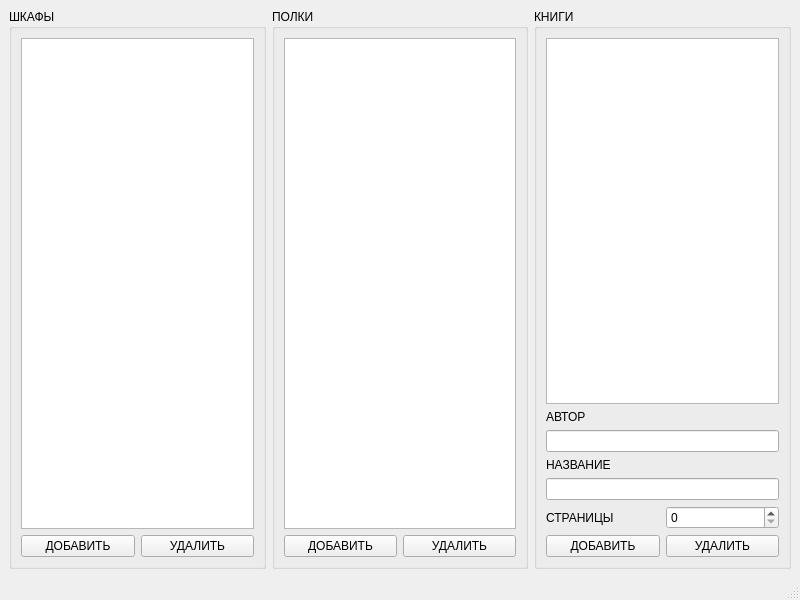
<?xml version="1.0" encoding="UTF-8"?>
<ui version="4.0">
 <class>MainWindow</class>
 <widget class="QMainWindow" name="MainWindow">
  <property name="geometry">
   <rect>
    <x>0</x>
    <y>0</y>
    <width>800</width>
    <height>600</height>
   </rect>
  </property>
  <property name="windowTitle">
   <string>MainWindow</string>
  </property>
  <widget class="QWidget" name="centralwidget">
   <layout class="QHBoxLayout" name="horizontalLayout">
    <item>
     <layout class="QVBoxLayout" name="verticalLayout">
      <item>
       <widget class="QGroupBox" name="groupBox_Bshelf">
        <property name="title">
         <string>ШКАФЫ</string>
        </property>
        <layout class="QVBoxLayout" name="verticalLayout_4">
         <item>
          <widget class="QListWidget" name="listWidget_Bshelf"/>
         </item>
         <item>
          <layout class="QHBoxLayout" name="horizontalLayout_5">
           <item>
            <widget class="QPushButton" name="pushButton_add_Bshelf">
             <property name="text">
              <string>ДОБАВИТЬ</string>
             </property>
            </widget>
           </item>
           <item>
            <widget class="QPushButton" name="pushButton_dell_Bshelf">
             <property name="text">
              <string>УДАЛИТЬ</string>
             </property>
            </widget>
           </item>
          </layout>
         </item>
        </layout>
       </widget>
      </item>
     </layout>
    </item>
    <item>
     <layout class="QVBoxLayout" name="verticalLayout_2">
      <item>
       <widget class="QGroupBox" name="groupBox_shelf">
        <property name="title">
         <string>ПОЛКИ</string>
        </property>
        <layout class="QVBoxLayout" name="verticalLayout_5">
         <item>
          <widget class="QListWidget" name="listWidget_shelf"/>
         </item>
         <item>
          <layout class="QHBoxLayout" name="horizontalLayout_6">
           <item>
            <widget class="QPushButton" name="pushButton_add_shelf">
             <property name="styleSheet">
              <string notr="true"/>
             </property>
             <property name="text">
              <string>ДОБАВИТЬ</string>
             </property>
            </widget>
           </item>
           <item>
            <widget class="QPushButton" name="pushButton_dell_shelf">
             <property name="text">
              <string>УДАЛИТЬ</string>
             </property>
            </widget>
           </item>
          </layout>
         </item>
        </layout>
       </widget>
      </item>
     </layout>
    </item>
    <item>
     <layout class="QVBoxLayout" name="verticalLayout_3">
      <item>
       <widget class="QGroupBox" name="groupBox_book">
        <property name="title">
         <string>КНИГИ</string>
        </property>
        <layout class="QVBoxLayout" name="verticalLayout_6">
         <item>
          <widget class="QListWidget" name="listWidget_book"/>
         </item>
         <item>
          <widget class="QLabel" name="label_author">
           <property name="text">
            <string>АВТОР</string>
           </property>
          </widget>
         </item>
         <item>
          <widget class="QLineEdit" name="lineEdit_author"/>
         </item>
         <item>
          <widget class="QLabel" name="label_name">
           <property name="text">
            <string>НАЗВАНИЕ</string>
           </property>
          </widget>
         </item>
         <item>
          <widget class="QLineEdit" name="lineEdit_name"/>
         </item>
         <item>
          <layout class="QHBoxLayout" name="horizontalLayout_7">
           <item>
            <widget class="QLabel" name="label_pages">
             <property name="text">
              <string>СТРАНИЦЫ</string>
             </property>
            </widget>
           </item>
           <item>
            <widget class="QSpinBox" name="spinBox_pages">
             <property name="maximum">
              <number>50000</number>
             </property>
            </widget>
           </item>
          </layout>
         </item>
         <item>
          <layout class="QHBoxLayout" name="horizontalLayout_8">
           <item>
            <widget class="QPushButton" name="pushButton_add_book">
             <property name="text">
              <string>ДОБАВИТЬ</string>
             </property>
            </widget>
           </item>
           <item>
            <widget class="QPushButton" name="pushButton_dell_book">
             <property name="text">
              <string>УДАЛИТЬ</string>
             </property>
            </widget>
           </item>
          </layout>
         </item>
        </layout>
       </widget>
      </item>
     </layout>
    </item>
   </layout>
  </widget>
  <widget class="QMenuBar" name="menubar">
   <property name="geometry">
    <rect>
     <x>0</x>
     <y>0</y>
     <width>800</width>
     <height>21</height>
    </rect>
   </property>
  </widget>
  <widget class="QStatusBar" name="statusbar"/>
 </widget>
 <resources/>
 <connections/>
</ui>
